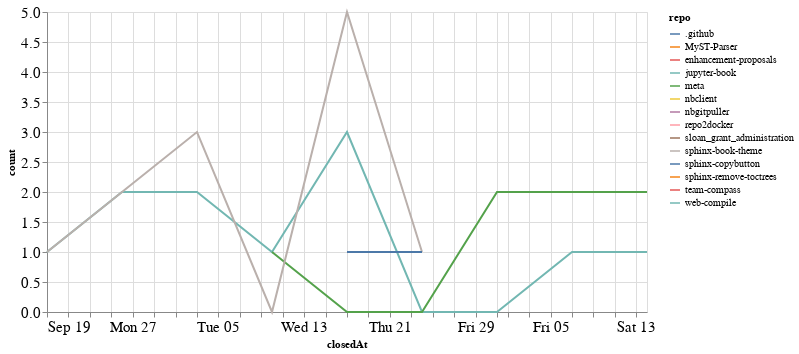

Notebook code cell kept with this figure:
### Code cell
closed_by_time = closed_by.groupby('repo').resample('W', on='closedAt').count()['author'].reset_index()
closed_by_time = closed_by_time.rename(columns={'author': 'count'})

alt.Chart(closed_by_time, width=600).mark_line().encode(
    x='closedAt',
    y='count',
    color='repo',
    tooltip="repo"
)

### Figure 1 — Vega-Lite specification as saved in the notebook (floating-point values rounded to 4 significant figures)
{"config": {"axisLeft": {"labelFontSize": 15}, "axisBottom": {"labelFontSize": 15}}, "data": {"name": "data-5c41e35c47924dda5a465bf389dedca9"}, "mark": "line", "encoding": {"color": {"type": "nominal", "field": "repo"}, "tooltip": {"type": "nominal", "field": "repo"}, "x": {"type": "temporal", "field": "closedAt"}, "y": {"type": "quantitative", "field": "count"}}, "width": 600, "$schema": "https://vega.github.io/schema/vega-lite/v4.8.1.json", "datasets": {"data-5c41e35c47924dda5a465bf389dedca9": [{"repo": ".github", "closedAt": "2021-11-14T00:00:00", "count": 1}, {"repo": "MyST-Parser", "closedAt": "2021-09-26T00:00:00", "count": 1}, {"repo": "enhancement-proposals", "closedAt": "2021-10-10T00:00:00", "count": 1}, {"repo": "jupyter-book", "closedAt": "2021-09-19T00:00:00", "count": 1}, {"repo": "jupyter-book", "closedAt": "2021-09-26T00:00:00", "count": 2}, {"repo": "jupyter-book", "closedAt": "2021-10-03T00:00:00", "count": 2}, {"repo": "jupyter-book", "closedAt": "2021-10-10T00:00:00", "count": 1}, {"repo": "jupyter-book", "closedAt": "2021-10-17T00:00:00", "count": 3}, {"repo": "jupyter-book", "closedAt": "2021-10-24T00:00:00", "count": 0}, {"repo": "jupyter-book", "closedAt": "2021-10-31T00:00:00", "count": 0}, {"repo": "jupyter-book", "closedAt": "2021-11-07T00:00:00", "count": 1}, {"repo": "jupyter-book", "closedAt": "2021-11-14T00:00:00", "count": 1}, {"repo": "meta", "closedAt": "2021-10-10T00:00:00", "count": 1}, {"repo": "meta", "closedAt": "2021-10-17T00:00:00", "count": 0}, {"repo": "meta", "closedAt": "2021-10-24T00:00:00", "count": 0}, {"repo": "meta", "closedAt": "2021-10-31T00:00:00", "count": 2}, {"repo": "meta", "closedAt": "2021-11-07T00:00:00", "count": 2}, {"repo": "meta", "closedAt": "2021-11-14T00:00:00", "count": 2}, {"repo": "nbclient", "closedAt": "2021-09-19T00:00:00", "count": 1}, {"repo": "nbgitpuller", "closedAt": "2021-11-07T00:00:00", "count": 1}, {"repo": "repo2docker", "closedAt": "2021-09-19T00:00:00", "count": 1}, {"repo": "sloan_grant_administration", "closedAt": "2021-10-10T00:00:00", "count": 1}, {"repo": "sphinx-book-theme", "closedAt": "2021-09-19T00:00:00", "count": 1}, {"repo": "sphinx-book-theme", "closedAt": "2021-09-26T00:00:00", "count": 2}, {"repo": "sphinx-book-theme", "closedAt": "2021-10-03T00:00:00", "count": 3}, {"repo": "sphinx-book-theme", "closedAt": "2021-10-10T00:00:00", "count": 0}, {"repo": "sphinx-book-theme", "closedAt": "2021-10-17T00:00:00", "count": 5}, {"repo": "sphinx-book-theme", "closedAt": "2021-10-24T00:00:00", "count": 1}, {"repo": "sphinx-copybutton", "closedAt": "2021-10-17T00:00:00", "count": 1}, {"repo": "sphinx-copybutton", "closedAt": "2021-10-24T00:00:00", "count": 1}, {"repo": "sphinx-remove-toctrees", "closedAt": "2021-10-24T00:00:00", "count": 1}, {"repo": "team-compass", "closedAt": "2021-10-17T00:00:00", "count": 1}, {"repo": "web-compile", "closedAt": "2021-09-26T00:00:00", "count": 1}]}}
